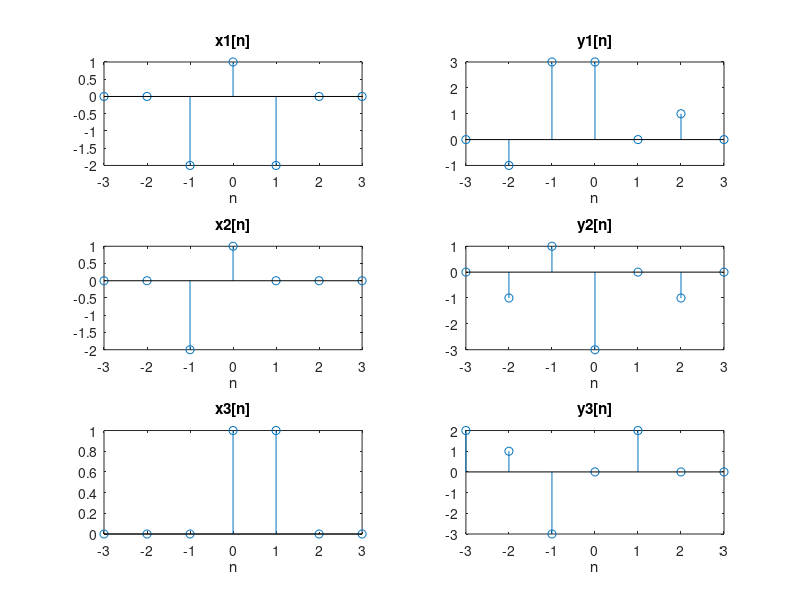
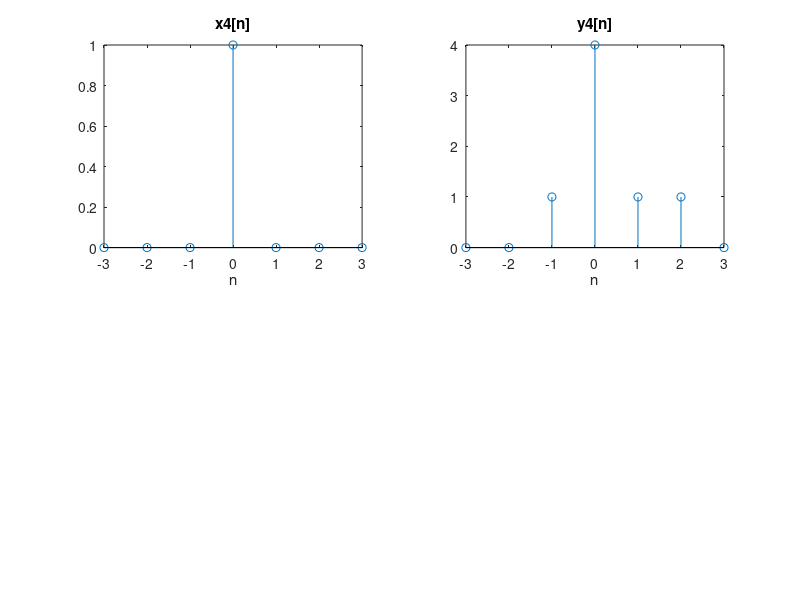

Recreate these plots in MATLAB, in order.
clc
close all
clear

n = -3:1:3;

x1=[0,0,-2,1,-2,0,0];
x2=[0,0,-2,1,0,0,0];
x3=[0,0,0,1,1,0,0];

y1=[0,-1,3,3,0,1,0];
y2=[0,-1,1,-3,0,-1,0];
y3=[2,1,-3,0,2,0,0];

figure
subplot(3,2,1)
stem(n, x1)
xlabel("n")
title("x1[n]")

subplot(3,2,3)
stem(n, x2)
xlabel("n")
title("x2[n]")

subplot(3,2,5)
stem(n, x3)
xlabel("n")
title("x3[n]")

subplot(3,2,2)
stem(n, y1)
xlabel("n")
title("y1[n]")

subplot(3,2,4)
stem(n, y2)
xlabel("n")
title("y2[n]")

subplot(3,2,6)
stem(n, y3)
xlabel("n")
title("y3[n]")

x4 = ((x1-x2)+2*x3)/2;
y4 = ((y1-y2)+2*x3)/2;

figure
subplot(2,2,1)
stem(n, x4)
xlabel("n")
title("x4[n]")

subplot(2,2,2)
stem(n, y4)
xlabel("n")
title("y4[n]")
